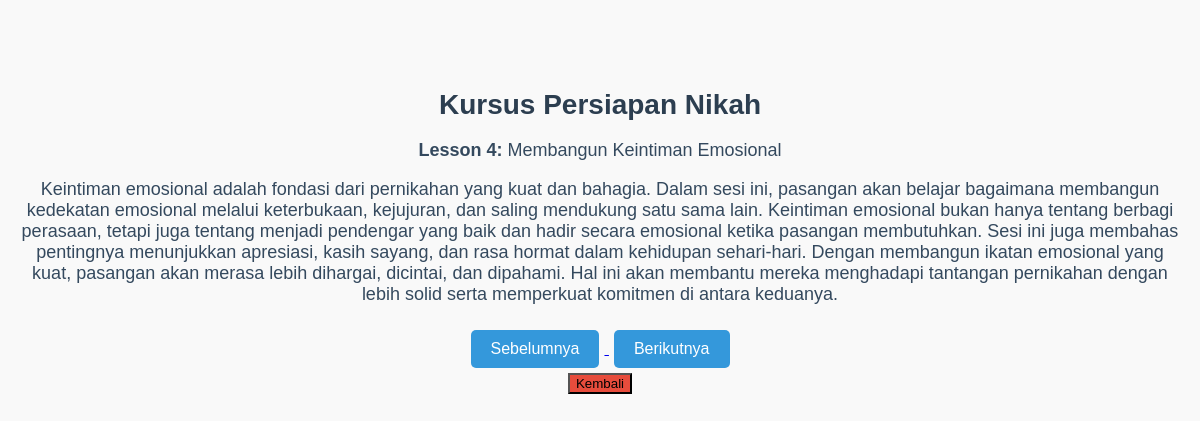
Screenshot of /nextStep/features/courses.php?lesson=4 with the database file from the repository.
### tables this page shows
CREATE TABLE `lessons` (
  `id` int(11) NOT NULL,
  `lesson_title` varchar(255) NOT NULL,
  `lesson_content` text NOT NULL,
  `lesson_order` int(11) NOT NULL
);

### nextStep/features/courses.php (the view, shortened to what this page needs)
<?php
include '../includes/db.php';
$current_lesson_order = isset($_GET['lesson']) ? (int)$_GET['lesson'] : 1;
$sql = "SELECT * FROM lessons WHERE lesson_order = $current_lesson_order";
$result = mysqli_query($conn, $sql);
if ($result && mysqli_num_rows($result) > 0) {
    $lesson = mysqli_fetch_assoc($result);
} else {
    header("Location: course.php?lesson=1");
    exit;
}
$prev_sql = "SELECT lesson_order FROM lessons WHERE lesson_order = " . ($current_lesson_order - 1);
$next_sql = "SELECT lesson_order FROM lessons WHERE lesson_order = " . ($current_lesson_order + 1);
$prev_result = mysqli_query($conn, $prev_sql);
$next_result = mysqli_query($conn, $next_sql);
$prev_exists = mysqli_num_rows($prev_result) > 0;
$next_exists = mysqli_num_rows($next_result) > 0;
$prev_lesson_order = $prev_exists ? mysqli_fetch_assoc($prev_result)['lesson_order'] : null;
$next_lesson_order = $next_exists ? mysqli_fetch_assoc($next_result)['lesson_order'] : null;
?>
<!DOCTYPE html>
<html lang="id">
<head>
</head>
<body>
    <div class="container">
        <h1>Kursus Persiapan Nikah</h1>
        <p><strong>Lesson <?php echo $lesson['id']; ?>:</strong> <?php echo $lesson['lesson_title']; ?></p>
        <p><?php echo $lesson['lesson_content']; ?></p>
        <div class="navigation">
            <?php if ($prev_exists) { ?>
                <a href="courses.php?lesson=<?php echo $prev_lesson_order; ?>">
                    <button class="nav-button">Sebelumnya</button>
                </a>
            <?php } ?>
            <?php if ($next_exists) { ?>
                <a href="courses.php?lesson=<?php echo $next_lesson_order; ?>">
                    <button class="nav-button">Berikutnya</button>
                </a>
            <?php } ?>
        </div>
        <button class="back-button" onclick="window.location.href='pre_marriage.php';">Kembali</button>
    </div>
</body>
</html>

### nextStep/features/courses.php (style rules this page uses)
body { font-family: Arial, sans-serif; background-color: #f9f9f9; margin: 0; padding: 0; text-align: center; }
.container { padding: 20px; margin-top: 50px; }
h1 { font-size: 28px; color: #2c3e50; }
p { font-size: 18px; color: #34495e; }
.navigation { margin-top: 20px; }
.nav-button { background-color: #3498db; color: white; padding: 10px 20px; font-size: 16px; border: none; cursor: pointer; border-radius: 5px; margin: 5px; }
.back-button { background-color: #e74c3c; }

### rows the page displays
lessons: id "4", lesson_title "Membangun Keintiman Emosional", lesson_content "Keintiman emosional adalah fondasi dari pernikahan yang kuat dan bahagia. Dalam sesi ini, pasangan akan belajar bagaimana membangun kedekatan emosional melalui keterbukaan, kejujuran, dan saling mendukung satu sama lain. Keintiman emosional bukan hanya tentang berbagi perasaan, tetapi juga tentang menjadi pendengar yang baik dan hadir secara emosional ketika pasangan membutuhkan. Sesi ini juga membahas pentingnya menunjukkan apresiasi, kasih sayang, dan rasa hormat dalam kehidupan sehari-hari. Dengan membangun ikatan emosional yang kuat, pasangan akan merasa lebih dihargai, dicintai, dan dipahami. Hal ini akan membantu mereka menghadapi tantangan pernikahan dengan lebih solid serta…"
